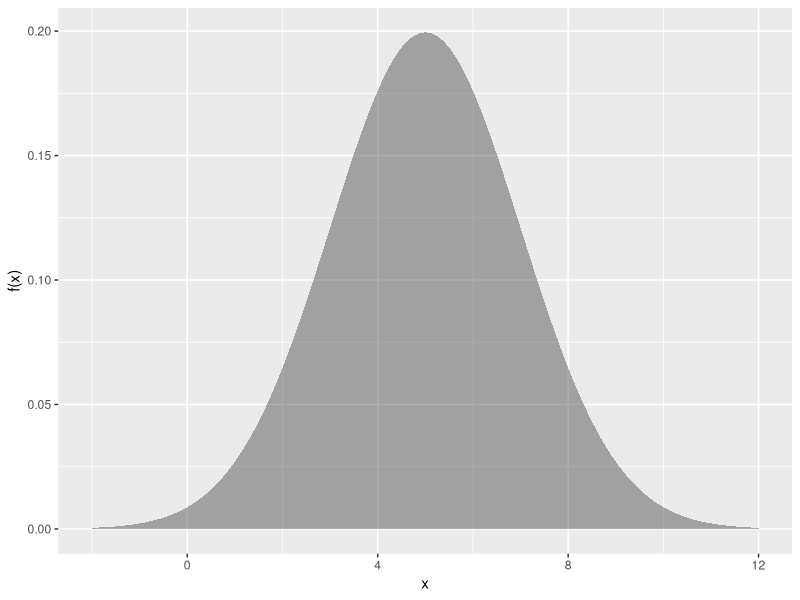
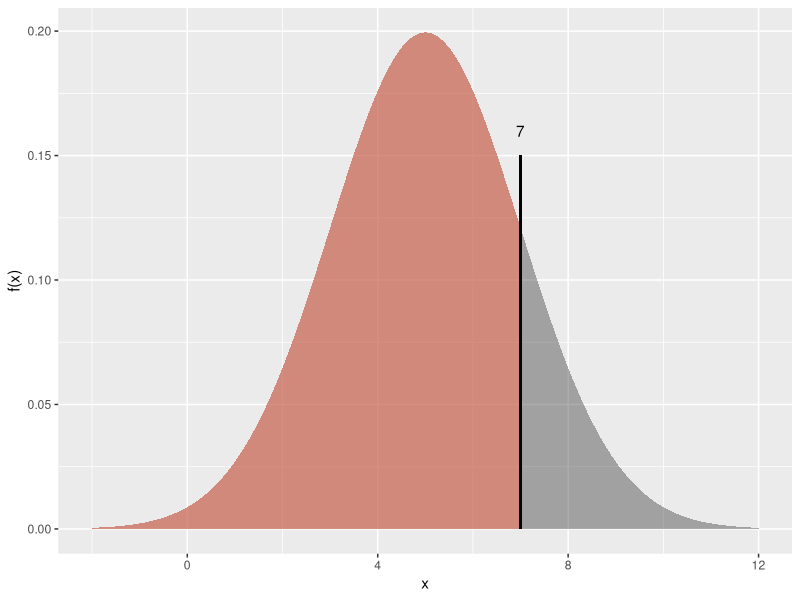
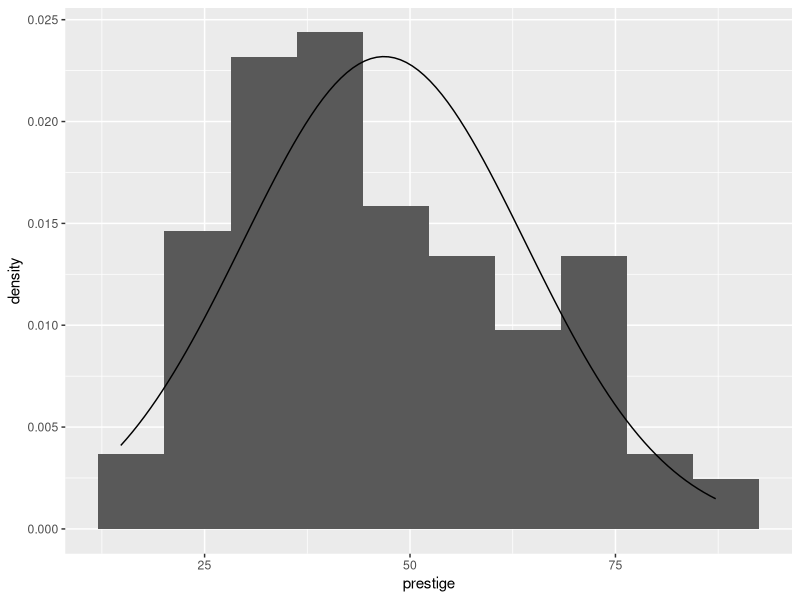
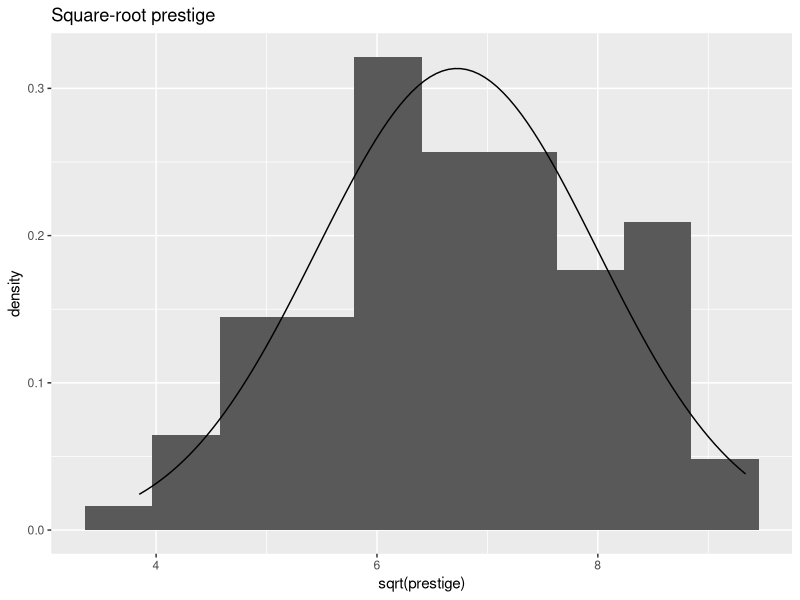
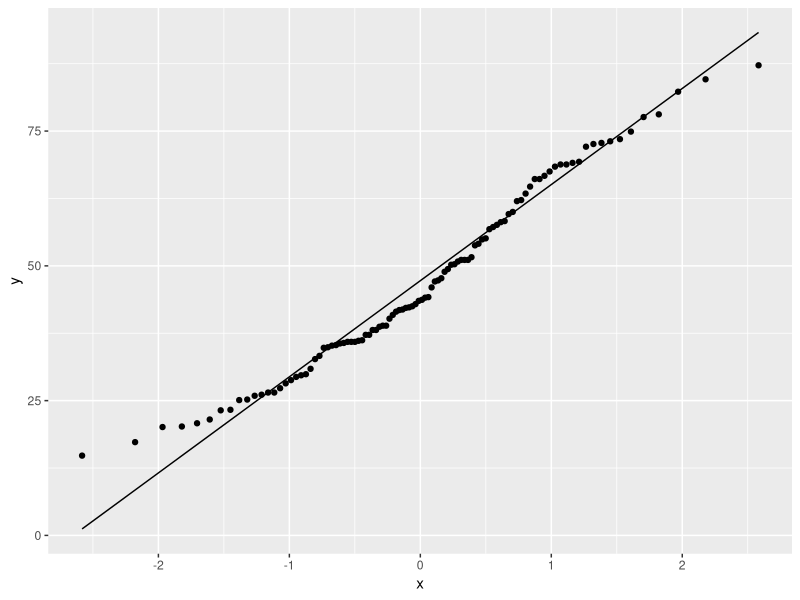
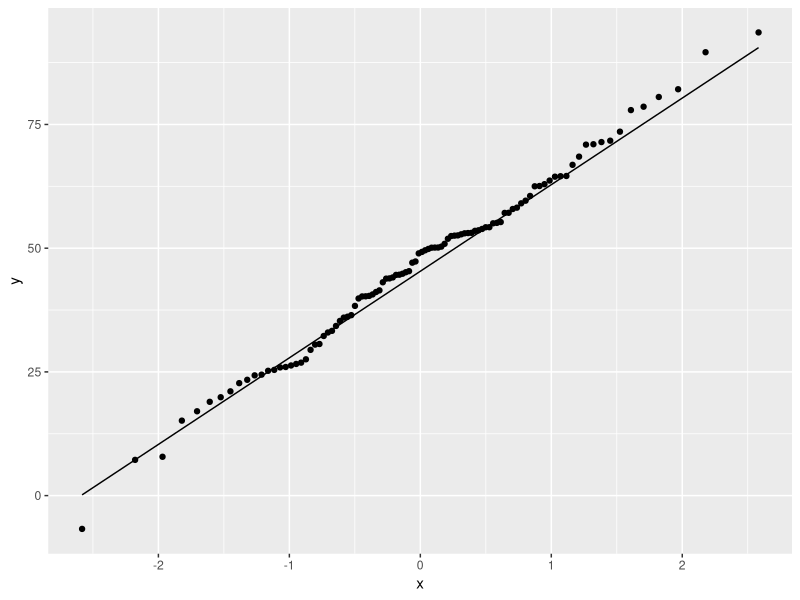
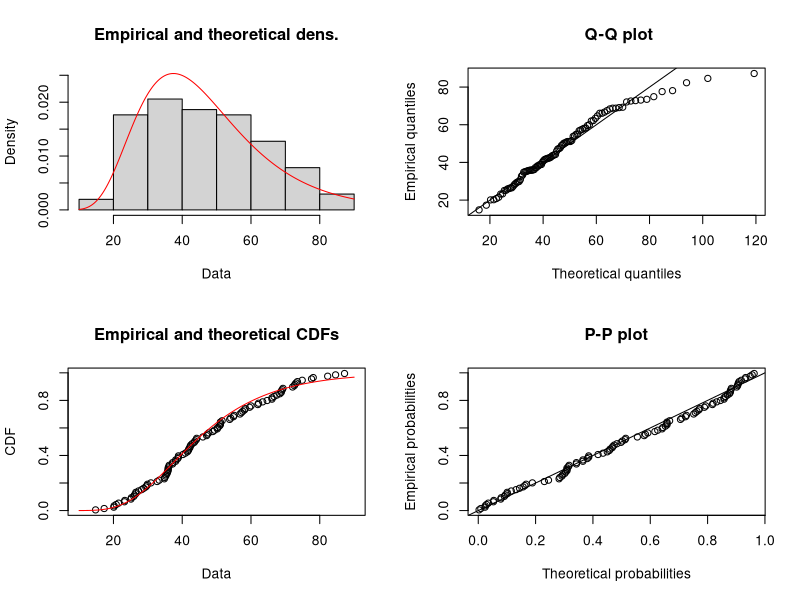
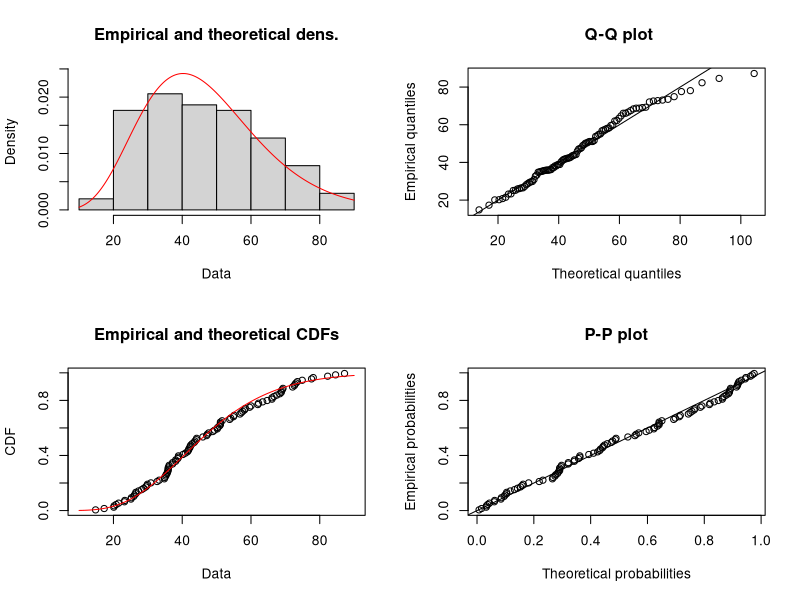

The R source for these figures, in order:
## ---- chunk 1
knitr::opts_chunk$set(echo = TRUE, 
                      results=FALSE, 
                      warning=FALSE, 
                      message=FALSE, 
                      comment=NA,
                      fig.align='center',
                      out.width='50%')
## ---- chunk 2
library(tidyverse)
## ---- chunk 3
dfs <- tibble(
  x=seq(-2, 12, length=500), 
  `f(x)` = dnorm(x, mean=5, sd=2)
  )

ps <- ggplot(dfs) + 
  aes(x = x, y = `f(x)`) + 
  geom_area(alpha = 0.4) 

ps
## ---- chunk 4
ps + 
  geom_area(
    data = dfs |> 
      filter(x < 7),
    fill="coral1", 
    alpha=.5
    ) +
  geom_segment(
    aes(x =7, 
        xend = 7,
        y = 0,
        yend = 0.15
        )
    ) + 
  annotate(
    "text",
    x = 7,
    y = 0.16,
    label = "7"
    ) 

## ---- chunk 5
pnorm(q = 7, mean = 5, sd = 2)
## ---- chunk 6
options(warn=-1) 
## ---- chunk 7
knitr::opts_chunk$set(warning=FALSE, message=FALSE, comment=NA)
## ---- chunk 8
pnorm(2.1, mean=0, sd=1) - pnorm(-1.8, mean=0, sd=1)
## ---- chunk 9
pnorm(2.1) - pnorm(-1.8)
## ---- chunk 10
library(tidyverse)
library(car)

Prestige |> 
  ggplot() + 
  aes(prestige) +
  geom_histogram(aes(y=after_stat(density)), bins=10) +
  stat_function(
    fun = dnorm,
    args = list(mean = mean(Prestige$prestige),
                sd = sd(Prestige$prestige) ), 
    geom = "line")

## ---- chunk 11
library(tidyverse)
library(car)

Prestige |> 
  ggplot() + 
  aes(sqrt(prestige)) +
  geom_histogram(aes(y=after_stat(density)), bins=10) +
  stat_function(
    fun = dnorm,
    args = list(mean = mean(sqrt(Prestige$prestige)),
                sd = sd(sqrt(Prestige$prestige)) ), 
    geom = "line") +
  ggtitle("Square-root prestige")

## ---- chunk 12
Prestige |> 
  ggplot() + 
  aes(sample=prestige) + 
  stat_qq() + 
  stat_qq_line()

## ---- chunk 13
set.seed(111)

data.frame(x = rnorm(
  n = nrow(Prestige),
  mean = mean(Prestige$prestige), 
  sd = sd(Prestige$prestige)
  )) |> 
  ggplot() + 
  aes(sample = x) + 
  stat_qq() + 
  stat_qq_line()

## ---- chunk 14
shapiro.test(Prestige$prestige)
## ---- chunk 15
ks.test(Prestige$prestige, 
        "pnorm", 
        mean(Prestige$prestige), 
        sd(Prestige$prestige) )
## ---- chunk 16
shapiro.test(sqrt(Prestige$prestige))
## ---- chunk 17
library(fitdistrplus)

m1 <- fitdist(Prestige$prestige, "lnorm")

plot(m1)
## ---- chunk 18
library(fitdistrplus)

m2 <- fitdist(Prestige$prestige, "gamma")

plot(m2)
## ---- chunk 19
library(fitdistrplus)

m3 <- fitdist(Prestige$prestige, "weibull")

plot(m3)
## ---- chunk 20
pnorm(q=7, mean=10, sd=4)
## ---- chunk 21
dfs <- tibble(
  x=seq(-5, 25, length=500), 
  `f(x)` = dnorm(x, mean=10, sd=4)
  ) 

gp <- ggplot(dfs) + 
  aes(x = x, y = `f(x)`) + 
  geom_area(alpha = 0.4) 

gp + 
  geom_area(
    data = dfs |> 
      filter(x < 7),
    fill="coral1"
    ) 
## ---- chunk 22
gp + 
  geom_area(
    data = dfs |> 
      filter(x < 15.7),
    fill="coral1"
    ) +
  geom_area(
    data = dfs |> 
      filter(x > 8.4),
    fill="dodgerblue3",
    alpha = 0.5
    ) 
## ---- chunk 23
pnorm(15.7, 10, 4) - (1 - pnorm(8.4, 10, 4))
# or 
pnorm(15.7, 10, 4) - pnorm(8.4, 10, 4, lower.tail= FALSE)

## ---- chunk 24
1 - pnorm(17, 10, 4)

# or pnorm(17, 10, 4, lower.tail = F)
## ---- chunk 25
gp + 
  geom_area(
    data = dfs |> 
      filter(x > 17),
    fill="coral1"
    )
## ---- chunk 26
qnorm(p = 0.2, 10, 4)
## ---- chunk 27
gp + 
  geom_area(
    data = dfs |> 
      filter(x < qnorm(p = 0.2, 10, 4)),
    fill="coral1"
    ) +
  geom_segment(
    aes(x = qnorm(p = 0.2, 10, 4), 
        xend = qnorm(p = 0.2, 10, 4),
        y = 0,
        yend = qnorm(p = 0.2, 10, 4) |> dnorm(10, 4)
        )
    ) + 
  annotate(
    "text",
    x = qnorm(p = 0.2, 10, 4),
    y = qnorm(p = 0.2, 10, 4) |> dnorm(10, 4) + .008,
    label = qnorm(p = 0.2, 10, 4) |> round(2)
    ) 
